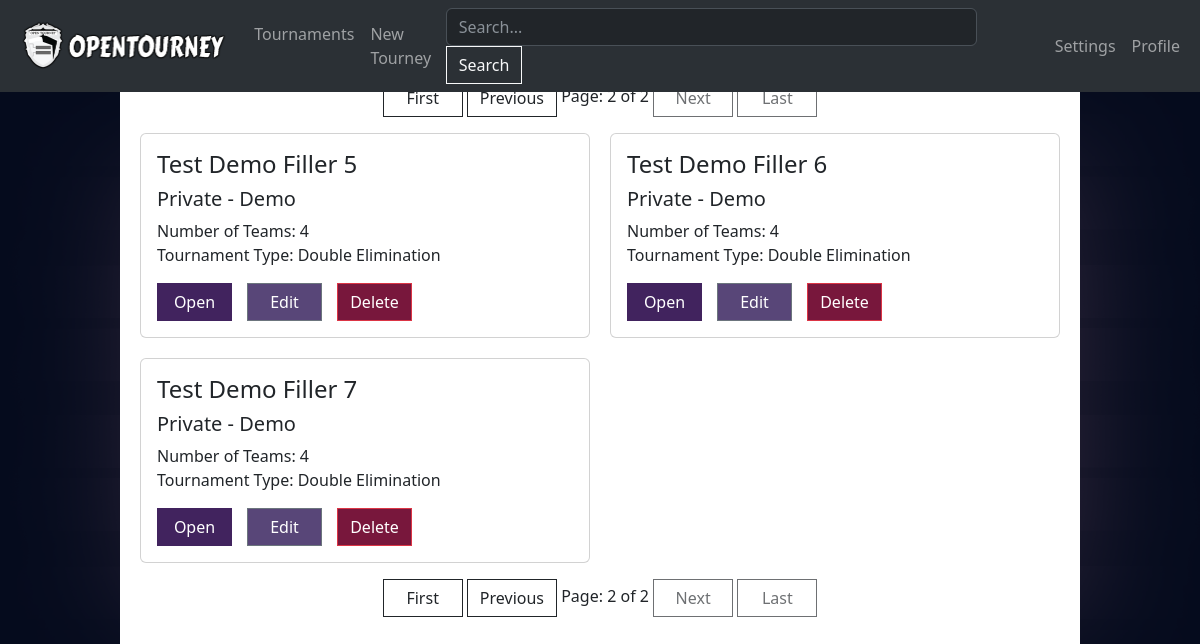
The app's page /tourney/tournaments?page=2 (signed in), older data.
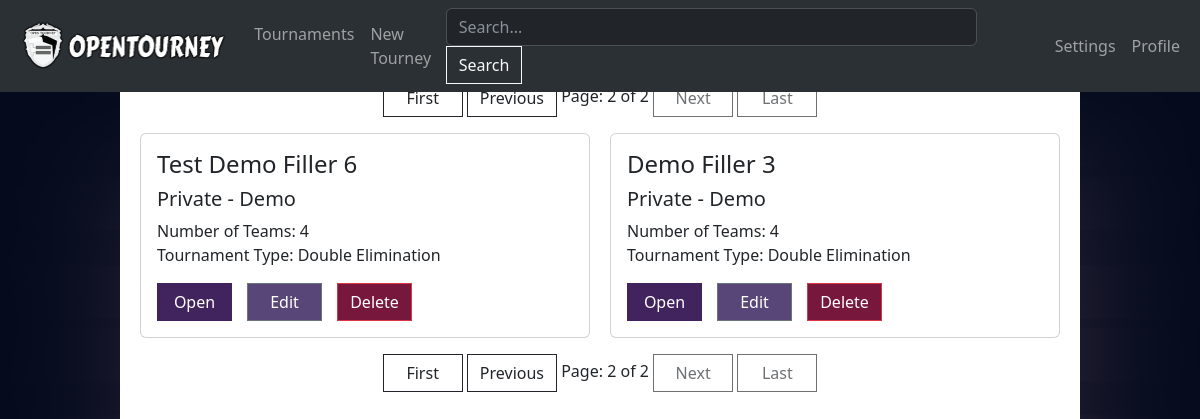
The same page, newer data.
### Tournament/models.py (models this page shows, shortened)
class TournamentObject(models.Model):
    SINGLE_ELIMINATION = 'SE'
    DOUBLE_ELIMINATION = 'DE'
    TOURNAMENT_TYPES = [
        (SINGLE_ELIMINATION, 'Single Elimination'),
        (DOUBLE_ELIMINATION, 'Double Elimination'),
    ]
    name = models.CharField(max_length=100, default="My Tournament")
    description = models.TextField(blank=True)
    num_teams = models.IntegerField(default=16)
    tournament_type = models.CharField(max_length=2, choices=TOURNAMENT_TYPES, default=SINGLE_ELIMINATION)
    user = models.ForeignKey(User, on_delete=models.CASCADE, related_name='tourney')
    public = models.BooleanField(default=False)
    archived = models.BooleanField(default=False)
    winner = models.CharField(max_length=100, default="none")
    def __init__(self, *args, **kwargs):
        super().__init__(*args, **kwargs)

### Tournament/views.py (the view, shortened to what this page needs)
# urls.py: path('tourney/tournaments', tournament_views.tourney_listings, name="listings"),
def tourney_listings(request):
    query = request.GET.get('search')
    if query is None:
        if not request.user.is_authenticated:
            return redirect('login')
        else:
            tourneys = TournamentObject.objects.filter(user=request.user)
            if not tourneys.exists():
                return redirect('new')
    paginator = Paginator(tourneys, 12)
    page = request.GET.get('page')
    tourneys = paginator.get_page(page)
    return render(request, 'Tournament/listings.html', {'tourneys': tourneys})

### Tournament/templates/Tournament/listings.html (shortened to what this page needs)
{% extends "base.html" %}
{% block body %}
<div class="text-center mb-3 mt-1">
    {% if tourneys.has_previous %}
        <a class="btn btn-outline-dark d-none d-md-inline-block" href="?page=1">First</a>
        <a class="btn btn-outline-dark" href="?page={{ tourneys.previous_page_number }}">Previous</a>
    {% else %}
        <button class="btn btn-outline-dark d-none d-md-inline-block" disabled>First</button>
        <button class="btn btn-outline-dark" disabled>Previous</button>
    {% endif %}
    Page: {{ tourneys.number }} of {{ tourneys.paginator.num_pages }}
    {% if tourneys.has_next %}
        <a class="btn btn-outline-dark" href="?page={{ tourneys.next_page_number }}">Next</a>
        <a class="btn btn-outline-dark d-none d-md-inline-block" href="?page={{ tourneys.paginator.num_pages }}">Last</a>
    {% else %}
        <button class="btn btn-outline-dark" disabled>Next</button>
        <button class="btn btn-outline-dark d-none d-md-inline-block" disabled>Last</button>
    {% endif %}
</div>
<div class="grid-container">
    {% for tourney in tourneys %}
    <div class="card">
        <div class="card-body">
            <h4 class="card-title">{{ tourney.name }}</h4>
            {% if tourney.public %}
                <h5>Public - {{ tourney.user.username }}</h5>
            {% else %}
                <h5>Private - {{ tourney.user.username }}</h5>
            {% endif %}
            <p class="m-gone">Number of Teams: {{ tourney.num_teams }}</p>
            {% if tourney.tournament_type == single %}
                <p>Tournament Type: Single Elimination</p>
            {% else %}
                <p>Tournament Type: Double Elimination</p>
            {% endif %}
            <div class="button-group-horizontal">
                <a href="{% url 'tourney' tourney.id %}" class="btn btn-primary listing-btn page-animation">Open</a>
                {% if user.is_authenticated and user == tourney.user %}
                <a href="{% url 'edit' tourney.id %}" class="btn btn-secondary listing-btn page-animation">Edit</a>
                <form id="delete-form" method="POST" action="{% url 'delete_tourney' tourney.id %}">
                    <button type="button" onclick="showConfirmDialog({{tourney.id}})" class="btn btn-danger listing-btn">Delete</button>
                </form>
                {% endif %}
            </div>
        </div>
    </div>
    {% endfor %}
</div>
<div class="text-center mt-3 mb-1">
    {% if tourneys.has_previous %}
        <a class="btn btn-outline-dark" href="?page=1">First</a>
        <a class="btn btn-outline-dark" href="?page={{ tourneys.previous_page_number }}">Previous</a>
    {% else %}
        <button class="btn btn-outline-dark" disabled>First</button>
        <button class="btn btn-outline-dark" disabled>Previous</button>
    {% endif %}
    Page: {{ tourneys.number }} of {{ tourneys.paginator.num_pages }}
    {% if tourneys.has_next %}
        <a class="btn btn-outline-dark" href="?page={{ tourneys.next_page_number }}">Next</a>
        <a class="btn btn-outline-dark" href="?page={{ tourneys.paginator.num_pages }}">Last</a>
    {% else %}
        <button class="btn btn-outline-dark" disabled>Next</button>
        <button class="btn btn-outline-dark" disabled>Last</button>
    {% endif %}
</div>
{% endblock %}

Row changes from the older to the newer data that the page shows:
no longer on this page (row unchanged): TournamentObject: name "Test Demo Filler 5", user.username "Demo", num_teams "4", tournament_type "Tournament Type: Double Elimination"
removed TournamentObject: name "Test Demo Filler 7", user.username "Demo", num_teams "4", tournament_type "Tournament Type: Double Elimination"
added TournamentObject: name "Demo Filler 3", user.username "Demo", num_teams "4", tournament_type "Tournament Type: Double Elimination"
